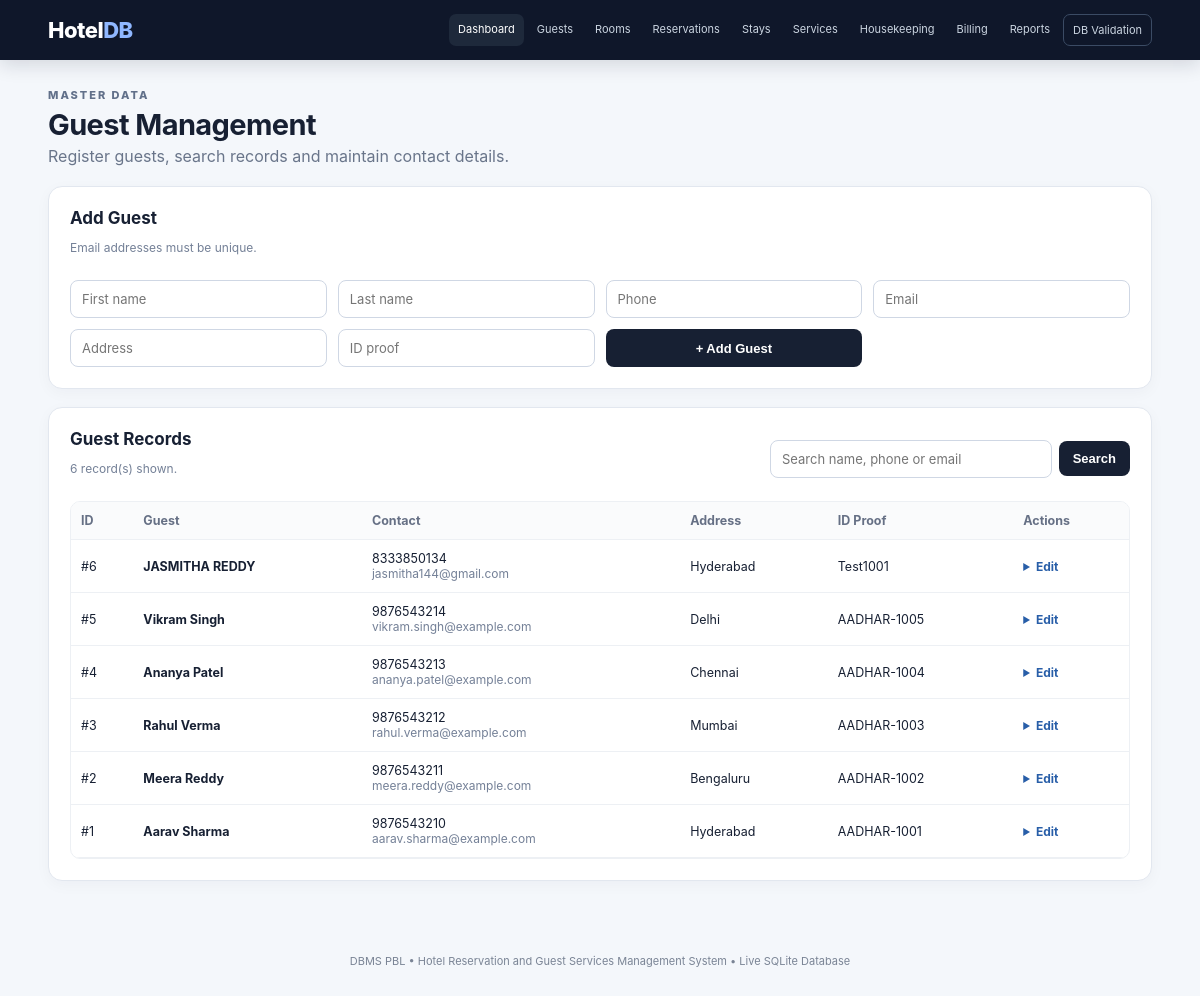
Screenshot of /guests with the database file from the repository.
### tables this page shows
CREATE TABLE guest (
    guest_id INTEGER PRIMARY KEY AUTOINCREMENT,
    first_name TEXT NOT NULL,
    last_name TEXT NOT NULL,
    phone TEXT NOT NULL,
    email TEXT NOT NULL UNIQUE,
    address TEXT,
    id_proof TEXT
);

### app.py (the view, shortened to what this page needs)
@app.route("/guests", methods=["GET", "POST"])
def guests():
    q = request.args.get("q", "").strip()
    if q:
        like = f"%{q}%"
        data = rows("""SELECT * FROM guest
                       WHERE first_name LIKE ? OR last_name LIKE ? OR phone LIKE ? OR email LIKE ?
                       ORDER BY guest_id DESC""", (like, like, like, like))
    else:
        data = rows("SELECT * FROM guest ORDER BY guest_id DESC")
    return render_template("guests.html", guests=data, q=q)

### app.py (called while the page is built)
def get_db():
    conn = sqlite3.connect(DB_PATH)
    conn.row_factory = sqlite3.Row
    conn.execute("PRAGMA foreign_keys = ON")
    return conn

def rows(sql, params=()):
    conn = get_db()
    result = conn.execute(sql, params).fetchall()
    conn.close()
    return result

@app.context_processor
def common():
    return {"today": date.today().isoformat()}

### app/templates/guests.html (shortened to what this page needs)
{% extends 'base.html' %}{% block title %}Guests{% endblock %}
{% block content %}
<div class="page-title"><div><p class="eyebrow dark">MASTER DATA</p><h1>Guest Management</h1><p>Register guests, search records and maintain contact details.</p></div></div>
<section class="panel form-panel"><div class="section-heading"><div><h2>Add Guest</h2><p class="muted">Email addresses must be unique.</p></div></div>
<form method="post" class="grid-form">
<input name="first_name" placeholder="First name" required><input name="last_name" placeholder="Last name" required>
<input name="phone" placeholder="Phone" pattern="[0-9+ -]{7,15}" required><input type="email" name="email" placeholder="Email" required>
<input name="address" placeholder="Address"><input name="id_proof" placeholder="ID proof">
<button class="button">+ Add Guest</button></form></section>
<section class="panel"><div class="panel-head"><div><h2>Guest Records</h2><p class="muted">{{guests|length}} record(s) shown.</p></div>
<form class="search" method="get"><input name="q" value="{{q}}" placeholder="Search name, phone or email"><button class="button">Search</button>{% if q %}<a class="button secondary" href="/guests">Clear</a>{% endif %}</form></div>
<div class="table-wrap"><table><thead><tr><th>ID</th><th>Guest</th><th>Contact</th><th>Address</th><th>ID Proof</th><th>Actions</th></tr></thead><tbody>
{% for g in guests %}<tr><td>#{{g.guest_id}}</td><td><strong>{{g.first_name}} {{g.last_name}}</strong></td><td>{{g.phone}}<br><span class="muted">{{g.email}}</span></td><td>{{g.address or '-'}}</td><td>{{g.id_proof or '-'}}</td><td><details class="action-menu"><summary>Edit</summary></details></td></tr>
{% else %}<tr><td colspan="6" class="empty">No guest records found.</td></tr>{% endfor %}
</tbody></table></div></section>
{% endblock %}

### app/static/style.css (style rules this page uses)
* { box-sizing:border-box }
html { scroll-behavior:smooth }
body { margin:0;font-family:Inter,Segoe UI,Arial,sans-serif;background:#f4f7fb;color:#172033 }
.eyebrow { font-size:11px;letter-spacing:2px;color:#a9bedc;font-weight:800;margin:0 }
.eyebrow.dark { color:#61708a }
.button { border:0;background:#172033;color:#fff;padding:10px 14px;border-radius:8px;cursor:pointer;text-decoration:none;font-size:13px;display:inline-block;font-weight:650;transition:.15s }
.quick-card span,.muted { color:#748097;font-size:12px }
.panel { background:#fff;border:1px solid #e2e7ef;border-radius:14px;padding:21px;margin:18px 0;box-shadow:0 4px 15px rgba(20,30,50,.035) }
.panel h2 { margin:0 0 6px;font-size:17px }
.panel-head,.section-heading { display:flex;justify-content:space-between;align-items:center;gap:15px;margin-bottom:13px }
.page-title { display:flex;justify-content:space-between;align-items:end;gap:20px;margin:5px 0 20px }
.page-title h1 { margin:5px 0 4px;font-size:29px;letter-spacing:-.6px }
.page-title p:not(.eyebrow) { margin:0;color:#69758a }
.form-panel { max-width:1150px }
.grid-form { display:grid;grid-template-columns:repeat(4,1fr);gap:11px }
input,select { width:100%;padding:10px 11px;border:1px solid #cfd7e4;border-radius:8px;background:#fff;color:#172033;font:inherit;font-size:13px }
table { border-collapse:collapse;width:100%;font-size:12.5px }
th,td { text-align:left;padding:11px 10px;border-bottom:1px solid #edf0f4;vertical-align:middle }
th { color:#667085;background:#fafbfc;font-weight:700;position:sticky;top:0 }
.table-wrap { overflow:auto;border:1px solid #edf0f4;border-radius:10px }
.search { display:flex;gap:7px;align-items:center;min-width:360px }
.search input { min-width:190px }
.action-menu summary { cursor:pointer;color:#285ea8;font-weight:700;font-size:12px }

### rows the page displays
guest: guest_id "6", first_name "JASMITHA", last_name "REDDY", phone "8333850134", email "jasmitha144@gmail.com", address "Hyderabad", id_proof "Test1001"
guest: guest_id "5", first_name "Vikram", last_name "Singh", phone "9876543214", email "vikram.singh@example.com", address "Delhi", id_proof "AADHAR-1005"
guest: guest_id "4", first_name "Ananya", last_name "Patel", phone "9876543213", email "ananya.patel@example.com", address "Chennai", id_proof "AADHAR-1004"
guest: guest_id "3", first_name "Rahul", last_name "Verma", phone "9876543212", email "rahul.verma@example.com", address "Mumbai", id_proof "AADHAR-1003"
guest: guest_id "2", first_name "Meera", last_name "Reddy", phone "9876543211", email "meera.reddy@example.com", address "Bengaluru", id_proof "AADHAR-1002"
guest: guest_id "1", first_name "Aarav", last_name "Sharma", phone "9876543210", email "aarav.sharma@example.com", address "Hyderabad", id_proof "AADHAR-1001"

### other values shown
{{ guests|length }} "6"
